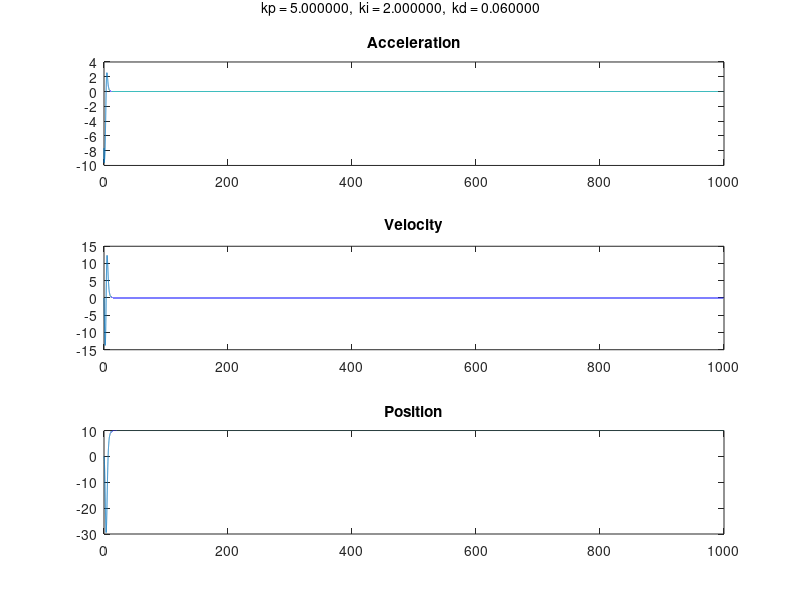

Write the MATLAB code that produced this figure.
function main()
  % Constants
    g = 9.82;    % gravity
    m = 1.0;     % mass of copter
    L = 0.25;    % distance to center
    k = 3e-4;    % propeller constant
    b = 0;       % drag coefficent

    
  % PID-coefficients
    kp = 5.0;
    ki = 2.0;
    kd = 0.06;%4;

  % Initial values
    a = [ 0 ; 0 ; -g ];
    I = [0.025 0 0; 0 0.025 0; 0 0 0.05];
    v0 = zeros(3,1);
    v = v0;
    v2 = v0;
    pos = zeros(3,1);
    thetaVec = zeros(3,1);
    
    refHeight = 10;
    errHeight = ones(4,1)*(pos(3)-refHeight); %
    integral = zeros(4,1);
    %inputs = zeros(4,1);
    
  % Time variables
    h = 0.01; % step length / delta time
    tStart = 0;
    tStop = 1000;
    ta = tStart:h:tStop;
    counter = 0;
   
  % Variables to store values for plots  
    posVec = zeros(3,numel(ta));
    velVec = zeros(3,numel(ta));
    accVec = zeros(3,numel(ta));
    v2vec = zeros(3,numel(ta));
    
%     angVec = zeros(3,numel(ta));
%     angVec = zeros(3,numel(ta));
%     angVec = zeros(3,numel(ta));
    
%   %Variables for another aproach
%     aN = a; 
%     vN = v;
%     pN = pos;
%     
%     pNVec = posVec;
%     vNVec = velVec;
%     aNVec = accVec;
%     sumAN = zeros(3,1);
%     
%     eN = pN(3)-refHeight;
%     integralN = 0;
%     %inputsN= zeros(4,1);
%     %thrustTotN = zeros(4,1);
       
    for t = ta;
        counter = counter +1;
       
        errHeightPrev = errHeight;
        errHeight = ones(4,1) * (refHeight - pos(3)); %DETTA M?STE ?NDRAS N?R VI INF?R VINKLAR
        
        [inputs, integral] = pidHeight( kp,ki,kd,errHeight, errHeightPrev, h, integral);
        thrustTot = thrust(k,inputs);
     
        rotMat = rotation( thetaVec );
        
        %TODO uppdatera vinklar
        
        a = acceleration(g, rotMat, thrustTot, m);
        v = velocity(a, t, v0);

%         v2 = v2 + h*a;
         aa = angAcceleration(I, inputs, L, b, k);

        pos = pos + h * v; %Euler

        
%         pos2 = pos2 + h * v2; %Euler
        
%         v2vec(:,counter) = v2;
        posVec(:,counter) = pos;
        velVec(:,counter) = v;
        accVec(:,counter) = a;
        
% %The other aproach
%         eNprev = eN;
%         eN = refHeight - pN(3);
% 
%         [inputsN, integralN] = pidHeightN( eN, eNprev, h, integralN);
%         thrustTotN = thrust(k,inputsN);
% 
%         aN = -[0;0;g] + (rotMat * [0;0;thrustTotN]) ./ m;
%         sumAN = aN + sumAN;
%         vN = h * sumAN;
%         pN = pN + vN*h;
%         
%         pNVec(:,counter) = pN;
%         vNVec(:,counter) = vN;
%         aNVec(:,counter) = aN;
    end

    subplotFunc(ta, accVec(3,:),velVec(3,:), posVec(3,:), sprintf('\b kp = %f,  ki = %f,  kd = %f',kp,ki,kd)); 
%     figure
%     plot(ta,v2vec(3,:));
end

function acc = acceleration(g , rotMat, thrustTot, m)
    gravity = [0; 0; -g];
    acc = gravity + (rotMat * [0;0;thrustTot]) ./ m; %3x1-vector 
end

% Compute torques, given current inputs, length, drag coefficient, and thrust coefficient.

function tau = torques(inputs, L, b, k)

tau = [
    L*k*(inputs(1)-inputs(3)) 
    L*k*(inputs(2)-inputs(4))
    b*(inputs(1)-inputs(2)+inputs(3)-inputs(4))
    ];
    
end

function angAcc = angAcceleration(I, inputs, L, b, k)
    tau = torques(inputs, L, b, k);                       % vec3 of torques in x,y,z
    angAcc = inv(I)*tau;

end

function vel = velocity(a,t, v0)
    vel = a*t + v0; 
end

function thrustTot = thrust(k, inputs)
    thrustTot = k*sum(inputs.^2); %d?r input ?r en 4x1-vector inneh?llandes de fyra rotorernas vinkelhastighet.
end

function [input,integral] = pidHeight(kp,ki,kd,errHeight, errHeightPrev,h,integral)
    integral = integral + errHeight*h;
    derivative = ((errHeight-errHeightPrev)./h);
    input = (kp*errHeight + ki*integral + kd*derivative)./4;
    
    control = input < 0; % We cant have negative input, therefore
    input(control) = 0;  % we set all negative values to zero
end

function [inputN,integralN] = pidHeightN(eN, eNprev,h,integralN)
    kp = 5.0;%3;
    ki = 2.0;%5.5;
    kd = 0.06;%4;
    integralN = integralN + eN*h;
    derivative = ((eN-eNprev)/h);
    inputN = kp*eN + ki*integralN + kd*derivative;
end

function rotMat = rotation( thetaVec )
    roll    = thetaVec(1);
    pitch   = thetaVec(2);
    yaw     = thetaVec(3);

    rotMat = zeros(3);
    rotMat(:, 1) = [
        cos(yaw) * cos(pitch)
        cos(pitch) * sin(yaw)
        - sin(pitch)
    ];
    rotMat(:, 2) = [
        cos(yaw) * sin(pitch) * sin(roll) - cos(roll) * sin(yaw)
        cos(yaw) * cos(roll) + sin(yaw) * sin(pitch) * sin(roll)
        cos(pitch) * sin(roll)
    ];
    rotMat(:, 3) = [
        sin(yaw) * sin(roll) + cos(yaw) * cos(roll) * sin(pitch)
        cos(roll) * sin(yaw) * sin(pitch) - cos(yaw) * sin(roll)
        cos(pitch) * cos(roll)
    ];
end


function subplotFunc(x,y1,y2,y3,str)
    figure
    subplot(3,1,1)
            plot(x, y1)       %plot z acc
            title('Acceleration')
                subplot(3,1,2)
                plot(x,y2)    %plot z vel
                title('Velocity')
                    subplot(3,1,3)
                    plot(x, y3)%plot z pos
                    title('Position')

                    ha = axes('Position',[0 0.9 1 1],'Xlim',[0 1],'Ylim',[0 1],'Box','off','Visible','off','Units','normalized', 'clipping' , 'off');

    text(0.5, 0.1,str,'HorizontalAlignment' ,'center','VerticalAlignment', 'top')

end
